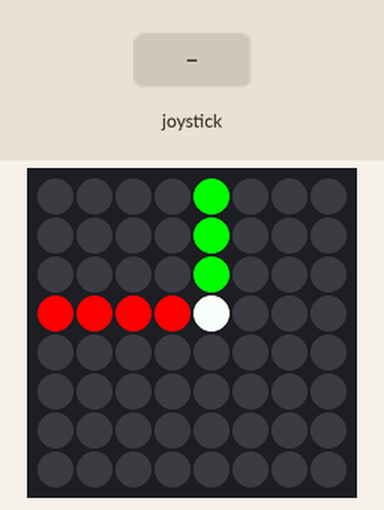
Bench run of a program on a simulated Raspberry Pi (BCM pin numbers) with a Sense HAT. Parts: the Sense HAT's 8×8 RGB LED matrix. The inputs (shaded band) are chosen by the test bench. The interpreter's speed is modelled, so counts of loop turns are approximate; the clock reads 2024-03-15 10:24:30 at power-on unless the program sets it. At 2.8 s the program stops and its outputs stay as they are.

Above: at 1.2 s.
1.3 s: joystick pushed down
2.8 s: joystick clicked
Timing chart, 0 to 4.3 s (numbered marks = the images above; inputs shaded):
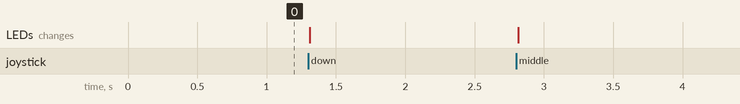

The program:

rotateVector.py
```python
from ledMatrix import *
from sense_hat import SenseHat
import time

sense = SenseHat()
sense.set_imu_config(True, True, True)

lineX = np.array([5.0, 0.0, 0.0])
lineY = np.array([0.0, 5.0, 0.0])
lineZ = np.array([0.0, 0.0, 5.0])
lines = np.array([lineX, lineY, lineZ])

image = draw3dVector([4, 4], lines[0], [255, 0, 0]) + draw3dVector([4, 4], lines[1], [0, 255, 0]) + draw3dVector([4, 4], lineZ, [0, 0, 255])
sense.set_pixels(image)
sense.stick.get_events()

omega = 1.0

prevTime = time.time()
deltaTime = 0.0
"""while len(sense.stick.get_events()) == 0:
    deltaTime = time.time() - prevTime
    prevTime = prevTime + deltaTime
    dPhi = omega * deltaTime
    rotMatrix = np.array([[1.0, 0.0, 0.0], [0.0, np.cos(dPhi), -np.sin(dPhi)], [0.0, np.sin(dPhi), np.cos(dPhi)]])
    lineZ = lineZ.dot(rotMatrix)
    sense.set_pixels(draw3dVector([4, 4], lineZ, [255, 0, 0]))"""

end = False
while not end:
    events = sense.stick.get_events()
    deltaTime = time.time() - prevTime
    prevTime = prevTime + deltaTime
    #dPhi = omega * deltaTime
    dPhi = 0.1
    if len(events) != 0:
        for event in events:
            #print(event.direction, event.action)
            if event.direction == "middle":
                end = True
            elif event.direction == "left" and event.action == "pressed":
                #print("echo")
                #rotMatrix = np.array([[1.0, 0.0, 0.0], [0.0, np.cos(dPhi), -np.sin(dPhi)], [0.0, np.sin(dPhi), np.cos(dPhi)]])
                rotMatrix = np.array([[np.cos(dPhi), 0.0, -np.sin(dPhi)], [0.0, 1.0, 0.0], [np.sin(dPhi), 0.0, np.cos(dPhi)]])
                #lineZ = lineZ.dot(rotMatrix)
                lines = np.dot(lines, rotMatrix)
            elif event.direction == "right" and event.action == "pressed":
                rotMatrix = np.array([[np.cos(dPhi), 0.0, np.sin(dPhi)], [0.0, 1.0, 0.0], [-np.sin(dPhi), 0.0, np.cos(dPhi)]])
                #lineZ = lineZ.dot(rotMatrix)
                lines = np.dot(lines, rotMatrix)
            elif event.direction == "up" and event.action == "pressed":
                rotMatrix = np.array([[1.0, 0.0, 0.0], [0.0, np.cos(dPhi), -np.sin(dPhi)], [0.0, np.sin(dPhi), np.cos(dPhi)]])
                #lineZ = lineZ.dot(rotMatrix)
                lines = np.dot(lines, rotMatrix)
            elif event.direction == "down" and event.action == "pressed":
                rotMatrix = np.array([[1.0, 0.0, 0.0], [0.0, np.cos(dPhi), np.sin(dPhi)], [0.0, -np.sin(dPhi), np.cos(dPhi)]])
                #lineZ = lineZ.dot(rotMatrix)
                lines = np.dot(lines, rotMatrix)
        image = draw3dVector([4, 4], lines[0], [255, 0, 0]) + draw3dVector([4, 4], lines[1], [0, 255, 0]) + draw3dVector([4, 4], lines[2], [0, 0, 255])
        sense.set_pixels(image)

sense.clear()
```

ledMatrix.py
```python
"""The file containing the functions used to handle the LED display"""

import numpy as np

def getPixelValue(px, centre, angle, length, intensity=1.0, gaussian=True):

    px = np.array(px)
    centre = np.array(centre)
    px -= centre
    theLine = np.array([np.cos(angle), np.sin(angle)])
    theLine = theLine * length

    if gaussian:
        if np.dot(theLine, px) <= 0 or length == 0:
            dist = np.linalg.norm(px)
        elif np.dot(px-theLine, -theLine) <= 0:
            dist = np.linalg.norm(px-theLine)
        else:
            lineDirection = theLine/length
            rotPi = np.array([[0, 1], [-1, 0]])
            dist = px.dot(lineDirection.dot(rotPi))
        intensity = np.exp(-4.0*(dist**2.0))
        if px[0] == 0 and px[1] == 0:
            intensity = 1.0

    else:
        signX = np.sign(np.cos(angle))
        if signX == 0:
            signX = 1
        signY = np.sign(np.sin(angle))
        if signY == 0:
            signY = 1

        if np.all(px == 0):
            return intensity/2
        if px[0]*np.cos(angle)<0 or px[1]*np.sin(angle)<0:
            return 0

        unitLen = 1 / max( abs(np.cos(angle)), abs(np.sin(angle)) )

        x_vert_inner = px[0] - 0.5*signX
        y_vert_inner = x_vert_inner * np.tan(angle)

        x_vert_outer = px[0] + 0.5*signX
        y_vert_outer = x_vert_outer * np.tan(angle)

        y_horiz_inner = px[1] - 0.5*signY
        x_horiz_inner = y_horiz_inner/np.tan(angle)

        y_horiz_outer = px[1] + 0.5*signY
        x_horiz_outer = y_horiz_outer/np.tan(angle)
        """These are the coordinates of the intersection points of the line and the lines aligned on the
            horizontal/vertical boundaries of the pixel. Inner: closer boundaries, outer:further boundaries"""
        if px[0] == 0:
            x_vert_inner = x_horiz_inner
            y_vert_inner = y_horiz_inner
        if px[1] == 0:
            x_horiz_inner = x_vert_inner
            y_horiz_inner = y_vert_inner

        if abs(x_horiz_outer) < abs(x_vert_inner) or abs(x_vert_outer) < abs(x_horiz_inner):
            return 0

        x_inner = signX*max( abs(x_horiz_inner), abs(x_vert_inner) )
        x_outer = signX*min( abs(x_horiz_outer), abs(x_vert_outer), abs(length*np.cos(angle)) )
        if abs(x_outer) < abs(x_inner):
            return 0

        y_inner = signY*max( abs(y_horiz_inner), abs(y_vert_inner) )
        y_outer = signY*min( abs(y_horiz_outer), abs(y_vert_outer), abs(length*np.sin(angle)) )
        if abs(y_outer) < abs(y_inner):
            return 0
        #this is redundant, but I put it here to reassure myself. Also looks neater

        intensity = intensity * np.linalg.norm([x_outer-x_inner, y_outer-y_inner]) / unitLen
    #last line could have been done with (x_outer-x_inner)/cos(angle), but it wouldn't work when cos(angle) == 0
    return intensity

def getLineImage(centre, angle, length, colour, width=8, height=8):
    ledIntensities = np.zeros([width, height])
    for xx in range(2*int(width) + 3):
        for yy in range(2*int(height) + 3):
            if xx < 8 and yy < 8:
                ledIntensities[xx, 7-yy] = getPixelValue((float(xx), float(yy)), centre, angle, length, gaussian=True)

    colour = np.array(colour)
    ledValues = (np.array([ledIntensities, ledIntensities, ledIntensities]).T*colour).astype(int)
    return ledValues.reshape(64, 3)

def draw3dVector(centre, vecToDraw, colour):
    length = np.linalg.norm(vecToDraw[:2])
    angle = 0.0
    if vecToDraw[0] == 0.0:
        if vecToDraw[1] >= 0:
            angle = np.pi/2
        else:
            angle = -np.pi/2
    else:
        angle = np.arctan(vecToDraw[1]/vecToDraw[0])
        if vecToDraw[0] < 0:
            angle = angle + np.pi
    return getLineImage(centre, np.pi-angle, length, colour)
```
